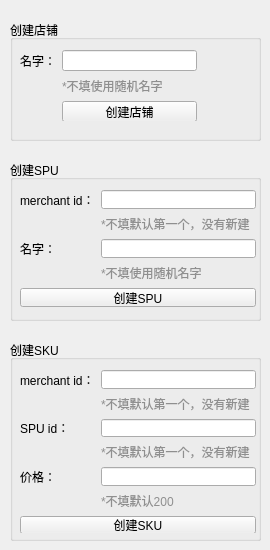
    <widget class="QWidget" name="tab_2">
     <attribute name="title">
      <string>merchant</string>
     </attribute>
     <widget class="QGroupBox" name="groupBox_5">
      <property name="geometry">
       <rect>
        <x>10</x>
        <y>20</y>
        <width>251</width>
        <height>121</height>
       </rect>
      </property>
      <property name="title">
       <string>创建店铺</string>
      </property>
      <widget class="QWidget" name="layoutWidget">
       <property name="geometry">
        <rect>
         <x>10</x>
         <y>30</y>
         <width>177</width>
         <height>71</height>
        </rect>
       </property>
       <layout class="QGridLayout" name="gridLayout_10">
        <item row="0" column="0">
         <widget class="QLabel" name="label_10">
          <property name="text">
           <string>名字：</string>
          </property>
         </widget>
        </item>
        <item row="0" column="1">
         <widget class="QLineEdit" name="lineEdit_MerchantName"/>
        </item>
        <item row="1" column="1">
         <widget class="QLabel" name="label_44">
          <property name="toolTip">
           <string>&lt;html&gt;&lt;head/&gt;&lt;body&gt;&lt;p&gt;&lt;span style=&quot; color:#ff0000;&quot;&gt;111&lt;/span&gt;&lt;/p&gt;&lt;/body&gt;&lt;/html&gt;</string>
          </property>
          <property name="whatsThis">
           <string>&lt;html&gt;&lt;head/&gt;&lt;body&gt;&lt;p&gt;&lt;span style=&quot; font-weight:600; color:#ff0000;&quot;&gt;*不填使用随机名字&lt;/span&gt;&lt;/p&gt;&lt;/body&gt;&lt;/html&gt;</string>
          </property>
          <property name="text">
           <string>&lt;html&gt;&lt;head/&gt;&lt;body&gt;&lt;p&gt;&lt;span style=&quot; color:#8f8f8f;&quot;&gt;*不填使用随机名字&lt;/span&gt;&lt;/p&gt;&lt;/body&gt;&lt;/html&gt;</string>
          </property>
         </widget>
        </item>
        <item row="2" column="1">
         <widget class="QPushButton" name="button_CreateMerchant">
          <property name="text">
           <string>创建店铺</string>
          </property>
         </widget>
        </item>
       </layout>
      </widget>
     </widget>
     <widget class="QGroupBox" name="groupBox_7">
      <property name="geometry">
       <rect>
        <x>10</x>
        <y>160</y>
        <width>251</width>
        <height>161</height>
       </rect>
      </property>
      <property name="title">
       <string>创建SPU</string>
      </property>
      <widget class="QWidget" name="layoutWidget">
       <property name="geometry">
        <rect>
         <x>10</x>
         <y>30</y>
         <width>236</width>
         <height>117</height>
        </rect>
       </property>
       <layout class="QGridLayout" name="gridLayout_11">
        <item row="0" column="0">
         <widget class="QLabel" name="label_4">
          <property name="text">
           <string>merchant id：</string>
          </property>
         </widget>
        </item>
        <item row="0" column="1">
         <widget class="QLineEdit" name="lineEdit_MerchantId"/>
        </item>
        <item row="1" column="1">
         <widget class="QLabel" name="label_42">
          <property name="toolTip">
           <string>&lt;html&gt;&lt;head/&gt;&lt;body&gt;&lt;p&gt;&lt;span style=&quot; color:#ff0000;&quot;&gt;111&lt;/span&gt;&lt;/p&gt;&lt;/body&gt;&lt;/html&gt;</string>
          </property>
          <property name="whatsThis">
           <string>&lt;html&gt;&lt;head/&gt;&lt;body&gt;&lt;p&gt;&lt;span style=&quot; font-weight:600; color:#ff0000;&quot;&gt;*不填使用随机名字&lt;/span&gt;&lt;/p&gt;&lt;/body&gt;&lt;/html&gt;</string>
          </property>
          <property name="text">
           <string>&lt;html&gt;&lt;head/&gt;&lt;body&gt;&lt;p&gt;&lt;span style=&quot; color:#8f8f8f;&quot;&gt;*不填默认第一个，没有新建&lt;/span&gt;&lt;/p&gt;&lt;/body&gt;&lt;/html&gt;</string>
          </property>
         </widget>
        </item>
        <item row="2" column="0">
         <widget class="QLabel" name="label_5">
          <property name="text">
           <string>名字：</string>
          </property>
         </widget>
        </item>
        <item row="2" column="1">
         <widget class="QLineEdit" name="lineEdit_SPUname"/>
        </item>
        <item row="3" column="1">
         <widget class="QLabel" name="label_43">
          <property name="toolTip">
           <string>&lt;html&gt;&lt;head/&gt;&lt;body&gt;&lt;p&gt;&lt;span style=&quot; color:#ff0000;&quot;&gt;111&lt;/span&gt;&lt;/p&gt;&lt;/body&gt;&lt;/html&gt;</string>
          </property>
          <property name="whatsThis">
           <string>&lt;html&gt;&lt;head/&gt;&lt;body&gt;&lt;p&gt;&lt;span style=&quot; font-weight:600; color:#ff0000;&quot;&gt;*不填使用随机名字&lt;/span&gt;&lt;/p&gt;&lt;/body&gt;&lt;/html&gt;</string>
          </property>
          <property name="text">
           <string>&lt;html&gt;&lt;head/&gt;&lt;body&gt;&lt;p&gt;&lt;span style=&quot; color:#8f8f8f;&quot;&gt;*不填使用随机名字&lt;/span&gt;&lt;/p&gt;&lt;/body&gt;&lt;/html&gt;</string>
          </property>
         </widget>
        </item>
        <item row="4" column="0" colspan="2">
         <widget class="QPushButton" name="button_CreateSPU">
          <property name="text">
           <string>创建SPU</string>
          </property>
         </widget>
        </item>
       </layout>
      </widget>
     </widget>
     <widget class="QGroupBox" name="groupBox_8">
      <property name="geometry">
       <rect>
        <x>10</x>
        <y>340</y>
        <width>251</width>
        <height>201</height>
       </rect>
      </property>
      <property name="title">
       <string>创建SKU</string>
      </property>
      <widget class="QWidget" name="layoutWidget">
       <property name="geometry">
        <rect>
         <x>10</x>
         <y>30</y>
         <width>236</width>
         <height>163</height>
        </rect>
       </property>
       <layout class="QGridLayout" name="gridLayout_13">
        <item row="0" column="0">
         <widget class="QLabel" name="label_11">
          <property name="text">
           <string>merchant id：</string>
          </property>
         </widget>
        </item>
        <item row="0" column="1">
         <widget class="QLineEdit" name="lineEdit_MerchantId_2"/>
        </item>
        <item row="1" column="1">
         <widget class="QLabel" name="label_45">
          <property name="toolTip">
           <string>&lt;html&gt;&lt;head/&gt;&lt;body&gt;&lt;p&gt;&lt;span style=&quot; color:#ff0000;&quot;&gt;111&lt;/span&gt;&lt;/p&gt;&lt;/body&gt;&lt;/html&gt;</string>
          </property>
          <property name="whatsThis">
           <string>&lt;html&gt;&lt;head/&gt;&lt;body&gt;&lt;p&gt;&lt;span style=&quot; font-weight:600; color:#ff0000;&quot;&gt;*不填使用随机名字&lt;/span&gt;&lt;/p&gt;&lt;/body&gt;&lt;/html&gt;</string>
          </property>
          <property name="text">
           <string>&lt;html&gt;&lt;head/&gt;&lt;body&gt;&lt;p&gt;&lt;span style=&quot; color:#8f8f8f;&quot;&gt;*不填默认第一个，没有新建&lt;/span&gt;&lt;/p&gt;&lt;/body&gt;&lt;/html&gt;</string>
          </property>
         </widget>
        </item>
        <item row="2" column="0">
         <widget class="QLabel" name="label_12">
          <property name="text">
           <string>SPU id：</string>
          </property>
         </widget>
        </item>
        <item row="2" column="1">
         <widget class="QLineEdit" name="lineEdit_SPUId"/>
        </item>
        <item row="3" column="1">
         <widget class="QLabel" name="label_46">
          <property name="toolTip">
           <string>&lt;html&gt;&lt;head/&gt;&lt;body&gt;&lt;p&gt;&lt;span style=&quot; color:#ff0000;&quot;&gt;111&lt;/span&gt;&lt;/p&gt;&lt;/body&gt;&lt;/html&gt;</string>
          </property>
          <property name="whatsThis">
           <string>&lt;html&gt;&lt;head/&gt;&lt;body&gt;&lt;p&gt;&lt;span style=&quot; font-weight:600; color:#ff0000;&quot;&gt;*不填使用随机名字&lt;/span&gt;&lt;/p&gt;&lt;/body&gt;&lt;/html&gt;</string>
          </property>
          <property name="text">
           <string>&lt;html&gt;&lt;head/&gt;&lt;body&gt;&lt;p&gt;&lt;span style=&quot; color:#8f8f8f;&quot;&gt;*不填默认第一个，没有新建&lt;/span&gt;&lt;/p&gt;&lt;/body&gt;&lt;/html&gt;</string>
          </property>
         </widget>
        </item>
        <item row="4" column="0">
         <widget class="QLabel" name="label_13">
          <property name="text">
           <string>价格：</string>
          </property>
         </widget>
        </item>
        <item row="4" column="1">
         <widget class="QLineEdit" name="lineEdit_Price"/>
        </item>
        <item row="5" column="1">
         <widget class="QLabel" name="label_47">
          <property name="toolTip">
           <string>&lt;html&gt;&lt;head/&gt;&lt;body&gt;&lt;p&gt;&lt;span style=&quot; color:#ff0000;&quot;&gt;111&lt;/span&gt;&lt;/p&gt;&lt;/body&gt;&lt;/html&gt;</string>
          </property>
          <property name="whatsThis">
           <string>&lt;html&gt;&lt;head/&gt;&lt;body&gt;&lt;p&gt;&lt;span style=&quot; font-weight:600; color:#ff0000;&quot;&gt;*不填使用随机名字&lt;/span&gt;&lt;/p&gt;&lt;/body&gt;&lt;/html&gt;</string>
          </property>
          <property name="text">
           <string>&lt;html&gt;&lt;head/&gt;&lt;body&gt;&lt;p&gt;&lt;span style=&quot; color:#8f8f8f;&quot;&gt;*不填默认200&lt;/span&gt;&lt;/p&gt;&lt;/body&gt;&lt;/html&gt;</string>
          </property>
         </widget>
        </item>
        <item row="6" column="0" colspan="2">
         <widget class="QPushButton" name="button_CreateSKU">
          <property name="text">
           <string>创建SKU</string>
          </property>
         </widget>
        </item>
       </layout>
      </widget>
     </widget>
    </widget>
